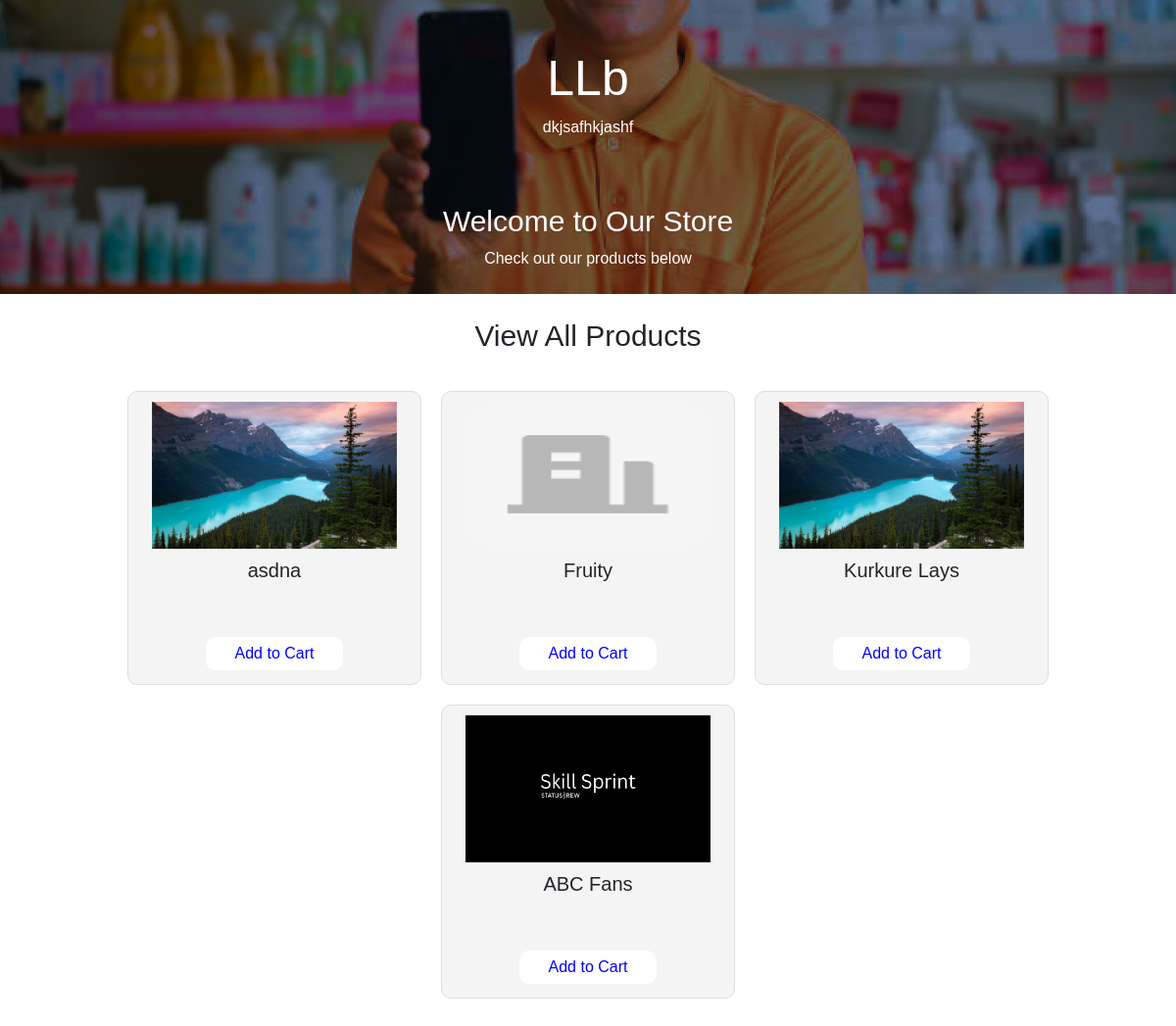
Screenshot of /shop/2 with the database file from the repository.
### accounts/models.py (models this page shows, shortened)
class Account(models.Model):
    shop_name = models.CharField(max_length=255,default="LLb")
    phone = models.CharField(max_length=255)
    address = models.TextField()
    created_at = models.DateTimeField(auto_now_add=True)
    updated_at = models.DateTimeField(auto_now=True)
    unique_id = models.CharField(max_length=255, unique=True)
    gst = models.CharField(max_length=15, default='N/A')
    fssai = models.CharField(max_length=14, default='N/A')
    image = models.ImageField(upload_to='accounts/', default='accounts/default.jpg')
    user = models.OneToOneField(User, on_delete=models.CASCADE)
    city = models.CharField(default='Amritsar', max_length=255)

### products/models.py (models this page shows, shortened)
class Product(models.Model):
    name = models.CharField(max_length=255)
    description = models.TextField()
    cost_price = models.DecimalField(max_digits=10, decimal_places=2)
    selling_price = models.DecimalField(max_digits=10, decimal_places=2)
    stock = models.IntegerField(default=0)
    created_at = models.DateTimeField(auto_now_add=True)
    updated_at = models.DateTimeField(auto_now=True)
    category = models.ForeignKey('Category', on_delete=models.CASCADE)
    unique_id = models.CharField(max_length=255, unique=True)
    gst = models.DecimalField(max_digits=10, decimal_places=2, default=0)
    units = models.CharField(max_length=255, default='pcs')
    image = models.ImageField(upload_to='products/', default='products/default.jpg')
    account  = models.ForeignKey('accounts.Account', on_delete=models.CASCADE, null=True, blank=True)
    is_active = models.BooleanField(default=True)

### store/views.py (the view)
# urls.py: path("shop/<int:id>", views.shop, name="shop"),
def shop(request,id):
    account = Account.objects.get(id=id)
    products = Product.objects.filter(account=account)
    return render(request, 'store/shop.html', {'products': products,'account': account})

### templates/store/shop.html (shortened to what this page needs)
{% extends 'home/base.html' %}
{% load static %}
{% block content %}
  <body>
    <div class="hero">
        <h1>{{account.shop_name}}</h1>
        <p>{{account.address}}</p>
        <h2>Welcome to Our Store</h2>
        <p>Check out our products below</p>
    </div>
    <h1 style="font-size: 30px; justify-content: center; text-align: center; align-items: center; padding-top: 25px">View All Products</h1>
    <div class="Products" id="Products">
        {% for product in products %}
        <div class="Product">
            <img src="{{product.image.url}}" style="width: 250px; height:150px; object-fit:fill;" alt="">
            <h3>{{product.name}}</h3><br><br>
            <button>Add to Cart</button>
        </div>
        {% endfor %}
    </div>
  </body>
{% endblock %}

### templates/store/shop.html (style rules this page uses)
body { font-family: Arial, sans-serif; margin: 0; padding: 0; }
.hero { background-image: url("/media/global/banner2.png"); background-size: cover; background-position: center; height: 300px; justify-content: center; align-items: center; color: #fff; text-align: center; }
.hero h2 { font-size: 30px; padding-top: 50px; }
.hero h1 { font-size: 50px; padding-top: 50px; }
.hero p { font-size: 16px; }
.Products { display: flex; flex-wrap: wrap; justify-content: center; padding: 20px; }
.Product { background-color: #f4f4f4; border: 1px solid #ddd; padding: 10px; margin: 10px; text-align: center; width: 300px; height: 300px; border-radius: 10px; }
.Product img { width: 50px; height: 50px; margin-bottom: 10px; }
.Product button { background-color: #fff; color: blue; border: none; padding: 5px 30px; cursor: pointer; border-radius: 10px; }
.Product h3 { font-size: 20px; }

### rows the page displays
Account: shop_name "LLb", address "dkjsafhkjashf"
Product: image (picture), name "asdna"
Product: image (picture), name "Fruity"
Product: image (picture), name "Kurkure Lays"
Product: image (picture), name "ABC Fans"
